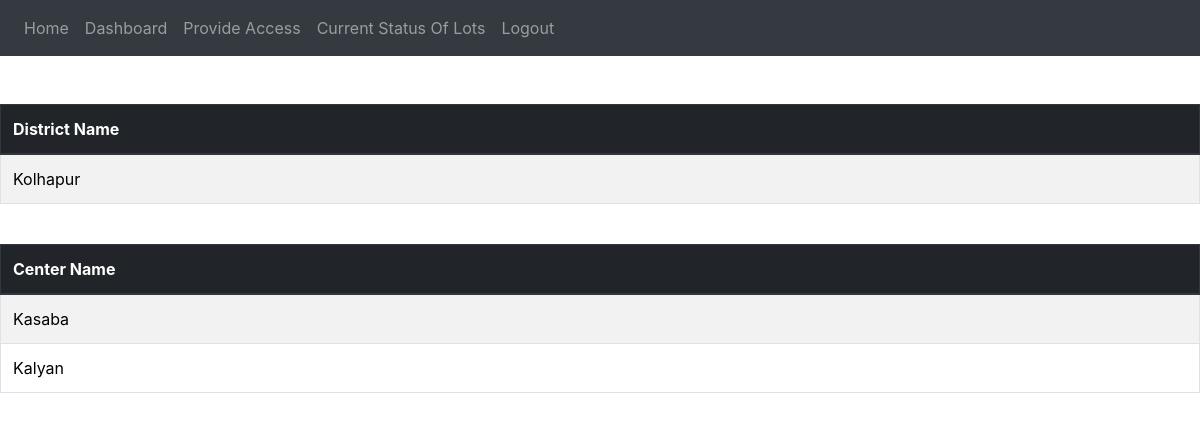
/dashboard/ (signed in), run on an earlier commit of the app's database.
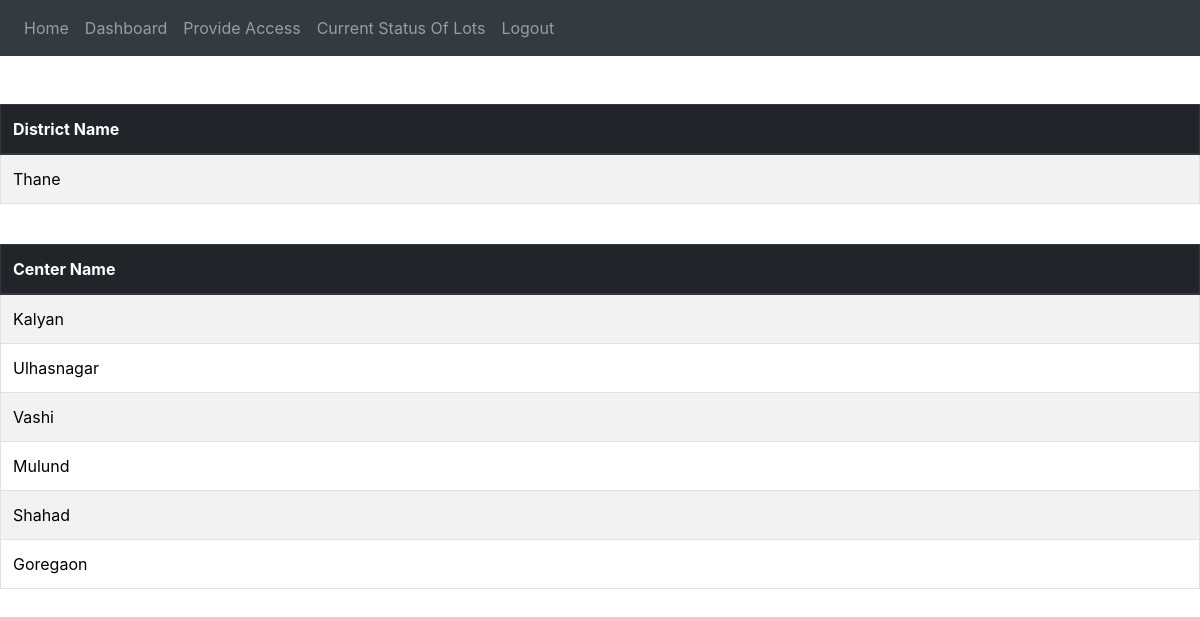
And on a later commit of the database.
### vaccine_app/models.py (models this page shows, shortened)
class District(models.Model):
    districtPrimaryKey = models.AutoField(primary_key=True)
    districtId = models.UUIDField(default=uuid.uuid4, unique=True)
    name = models.CharField(max_length=255, unique=True)
    population = models.IntegerField(default=1)

class Center(models.Model):
    centerPrimaryKey = models.AutoField(primary_key=True)
    centerId = models.UUIDField(default=uuid.uuid4, editable=False, unique=True)
    district = models.ForeignKey(District, on_delete=models.CASCADE, related_name="Center")
    name = models.CharField(max_length=255, unique=True)
    maxCountPerDate = models.IntegerField(default=10)
    population = models.IntegerField(default=1)

### vaccine_app/views.py (the view)
# urls.py: path('dashboard/',views.dashboard,name='dashboard'),
@login_required(login_url="login_gen")
def dashboard(request):
    user=request.user
    center_access=AccessControlListCenter.objects.filter(person=user)
    if not user.is_districtadmin and center_access.count()==1:
        return redirect('/dashboard/center/'+center_access[0].center.name)
    if user.is_districtadmin:
        district_access=AccessControlListDistrict.objects.filter(person=user)
        center_name=[]
        district_name=[]
        for district in district_access:
            district_name.append(district.district.name)
            center_objs=Center.objects.filter(district=district.district)
            for center in center_objs:
                center_name.append(center.name)
        if center_access.count()!=0:
            for center in center_access:
                center_name.append(center.center.name)
        return render(request,'dashboard.html',{'centers':center_name,'districts':district_name})
    elif request.user.is_centeradmin and not user.is_districtadmin:
        center_name=[]
        district_name=[]
        for center in center_access:
            center_name.append(center.center.name)
        return render(request,'dashboard.html',{'centers':center_name,'districts':district_name})
    else :
        return redirect('login_gen')

### templates/dashboard.html (shortened to what this page needs)
{% extends 'base.html' %}
{% block content %}
<br><br>
<table class="table  table-bordered table-striped" style="text-transform: capitalize;">
  <thead>
    <tr class="thead-dark">
      <th scope="col">District Name</th>
    </tr>
  </thead>
  <tbody>
  {% if districts %}
      {% for district in districts %}
          <tr>
            {% url 'district_dash' district as district_url%}
            <td><a href="{{district_url}}">{{district}}</a></td>
          </tr>
      {% endfor %}
  {% endif %}
  </tbody>
</table>
<br>
<table class="table table-bordered table-striped table-bordered"  style="text-transform: capitalize;">
    <thead class="thead-dark">
      <tr>
        <th scope="col">Center Name</th>
      </tr>
    </thead>
    <tbody>
      {% if centers %}
          {% for center in centers %}
              <tr>
                {% url 'center_dash' center as center_url%}
                <td><a href="{{center_url}}">{{center}}</a></td>
              </tr>
          {% endfor %}
      {% endif %}
    </tbody>
  </table>
{% endblock content %}

What changed in the data, as far as the page shows it:
no longer on this page (row unchanged): District: districts "Kolhapur"
no longer on this page (row edited): Center: centers "Kasaba"
now on this page (row edited): District: districts "Thane"
now on this page (row unchanged): Center: centers "Ulhasnagar"
now on this page (row unchanged): Center: centers "Vashi"
now on this page (row edited): Center: centers "Mulund"
now on this page (row unchanged): Center: centers "Shahad"
now on this page (row edited): Center: centers "Goregaon"
